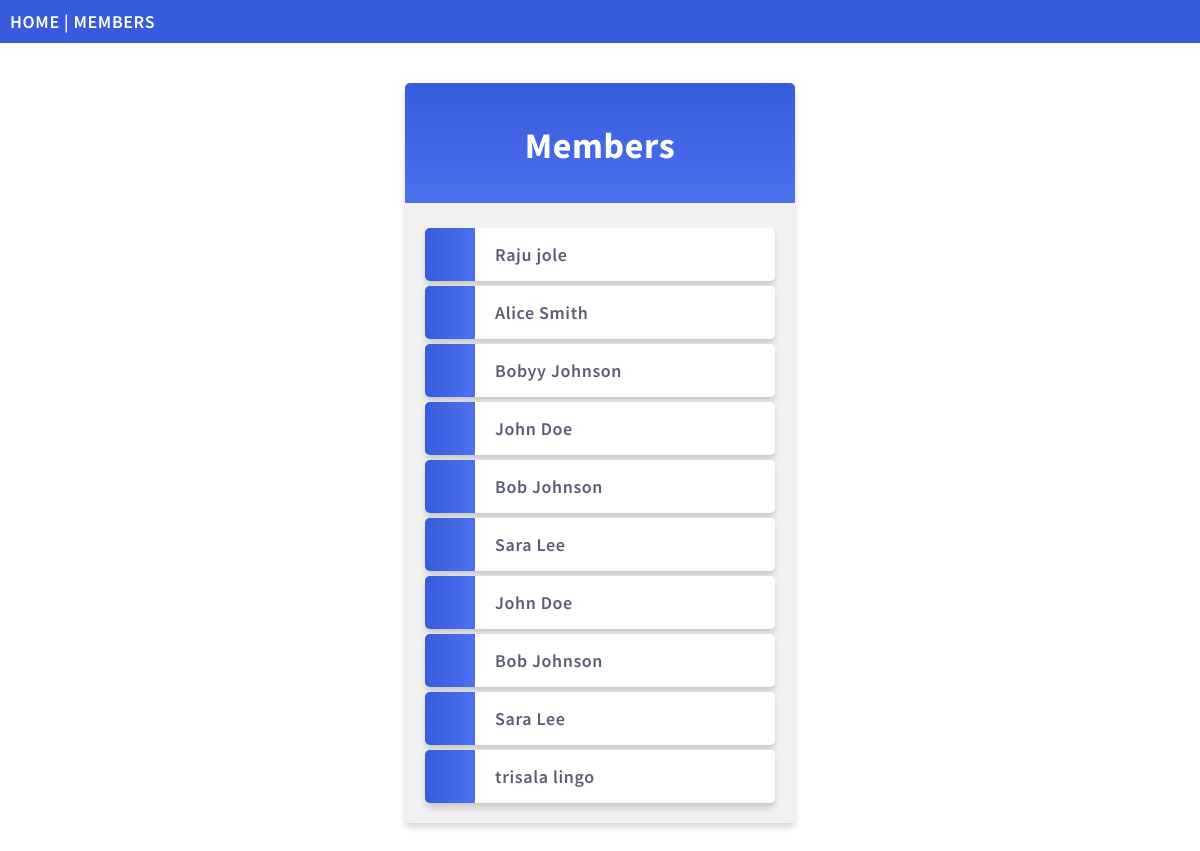
The page /members/ on the database its author committed.
### members/models.py (models this page shows)
class Member(models.Model):
    firstname = models.CharField(max_length =255)
    lastname = models.CharField(max_length = 255)
    phone = models.IntegerField(null = True)
    joined_date = models.DateField(null = True)

### members/views.py (the view)
# urls.py: path("members/", views.members, name='members'),
def members(request):
    mymembers = Member.objects.all()
    context = {
        'mymembers': mymembers,
    }
    return render(request, "all_members.html",context)

### members/templates/all_members.html (shortened to what this page needs)
{% extends "master.html" %}
{% block content %}
  <div class="mycard">
    <h1>Members</h1>
    <ul>
      {% for x in mymembers %}
        <li onclick="window.location = 'details/{{ x.id }}'">{{ x.firstname }} {{ x.lastname }}</li>
      {% endfor %}
    </ul>
  </div>
{% endblock %}

### members/templates/master.html (shortened to what this page needs)
{% load static %}
<!DOCTYPE html>
<html>
<head>
  <link rel="stylesheet" href="{% static 'mystyles.css' %}">
</head>
<body>
<div class="topnav">
  <a href="/">HOME</a> |
  <a href="/members">MEMBERS</a>
</div>
{% block content %}
{% endblock %}
</body>
</html>

### mystaticfiles/mystyles.css (style rules this page uses)
body { margin:0; font: 600 18px 'Source Sans Pro', sans-serif; letter-spacing: 0.64px; color: #585d74; }
.topnav { background-color:#375BDC; color:#ffffff; padding:10px; }
.topnav a:link, .topnav a:visited { text-decoration: none; color: #ffffff; }
.mycard { background-color: #f1f1f1; background-image: linear-gradient(to bottom, #375BDC, #4D70EF); background-size: 100% 120px; background-repeat: no-repeat; margin: 40px auto; width: 350px; border-radius: 5px; box-shadow: 0 5px 7px -1px rgba(51, 51, 51, 0.23); padding: 20px; }
.mycard h1 { text-align: center; color:#ffffff; margin:20px 0 60px 0; }
ul { list-style-type: none; padding: 0; margin: 0; }
li { background-color: #ffffff; background-image: linear-gradient(to right, #375BDC, #4D70EF); background-size: 50px 60px; background-repeat: no-repeat; cursor: pointer; transition: transform .25s; border-radius: 5px; box-shadow: 0 5px 7px -1px rgba(51, 51, 51, 0.23); padding: 15px; padding-left: 70px; margin-top: 5px; }
a:link, a:visited { color: #375BDC; }

### rows shown on the page
Member: firstname "Raju", lastname "jole"
Member: firstname "Alice", lastname "Smith"
Member: firstname "Bobyy", lastname "Johnson"
Member: firstname "John", lastname "Doe"
Member: firstname "Bob", lastname "Johnson"
Member: firstname "Sara", lastname "Lee"
Member: firstname "John", lastname "Doe"
Member: firstname "Bob", lastname "Johnson"
Member: firstname "Sara", lastname "Lee"
Member: firstname "trisala", lastname "lingo"
